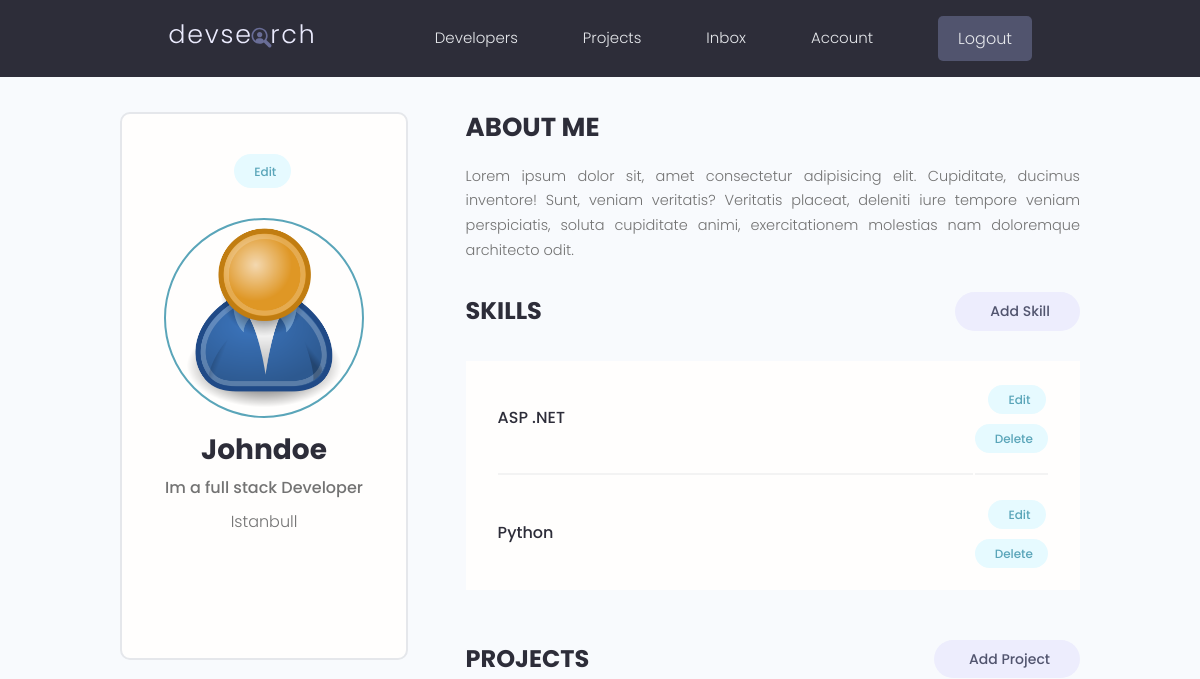
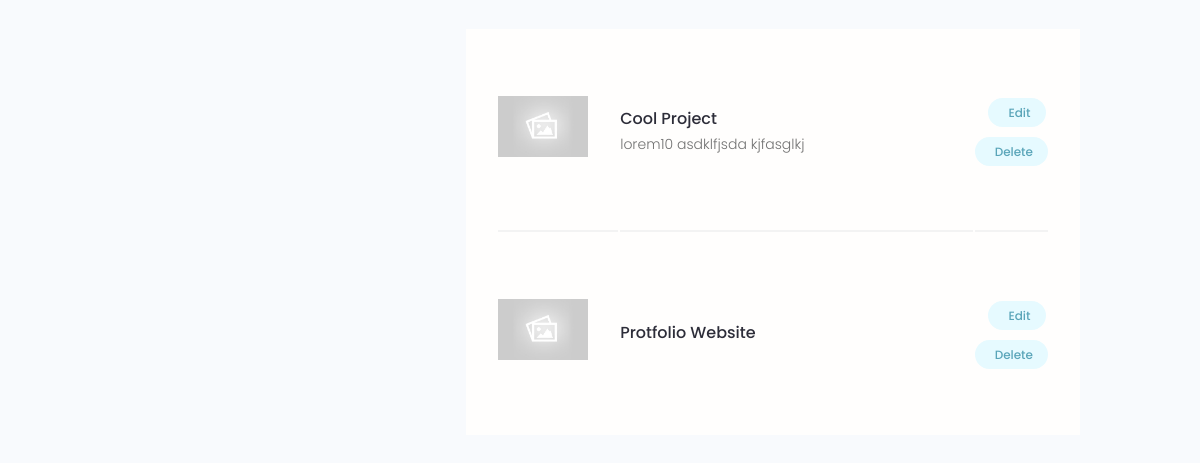
Page /account/ (signed in) on the earlier database version (2 pictures, top to bottom).
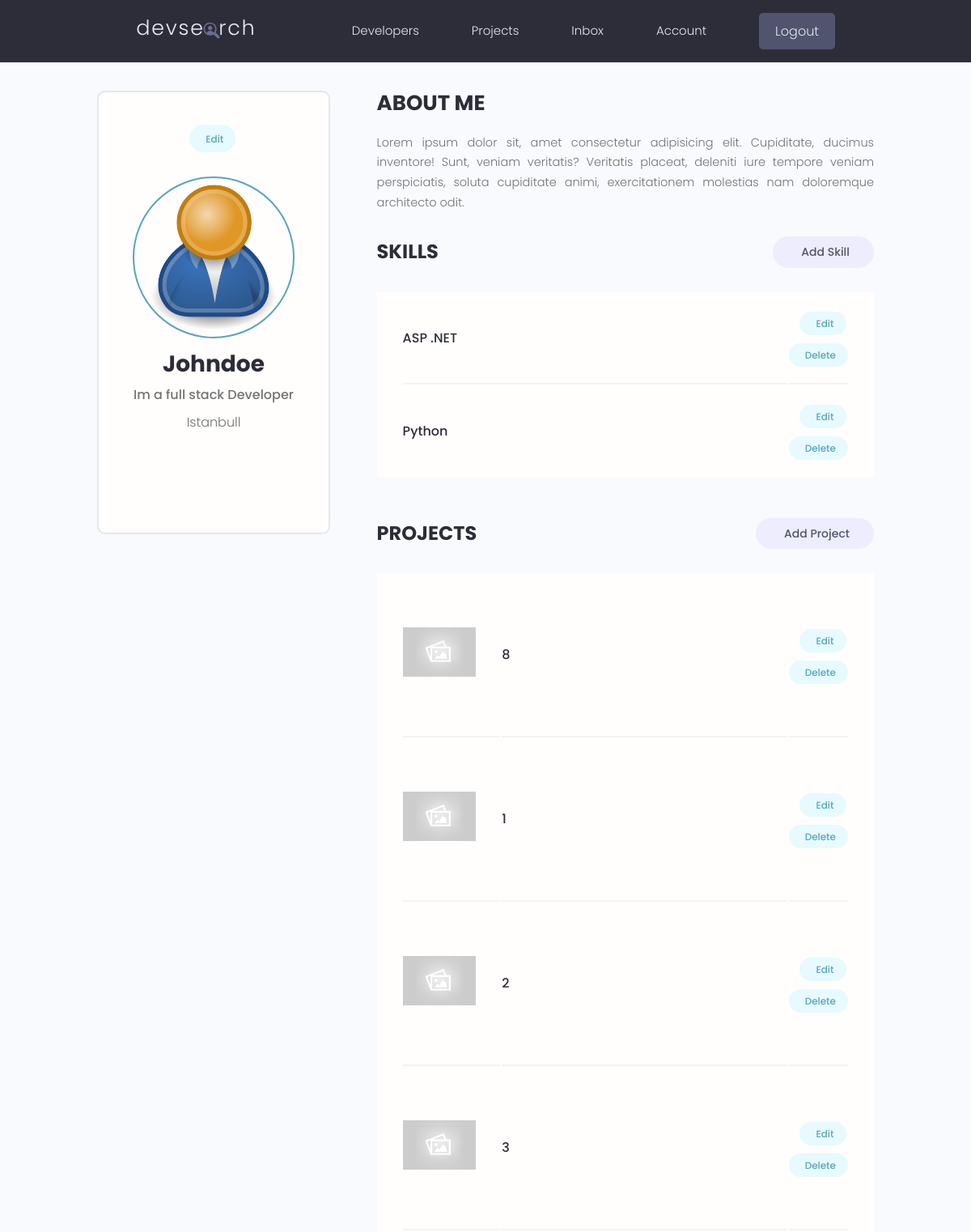
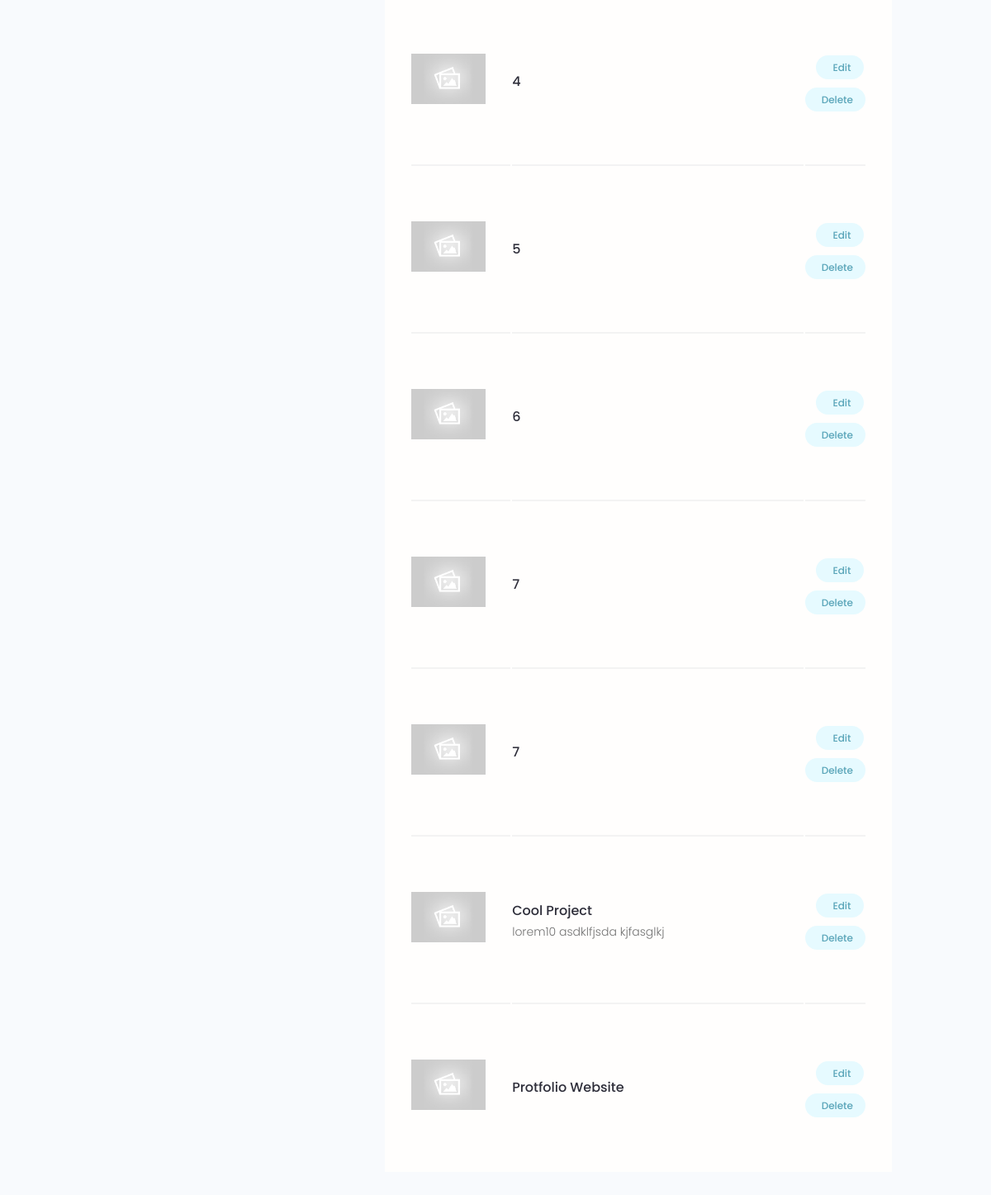
Same page on the later database version (2 pictures, top to bottom).
### users/models.py (models this page shows, shortened)
class Skill(models.Model):
    owner =models.ForeignKey(Profile,on_delete=models.CASCADE,null=True)
    name=models.CharField(max_length=200,blank=True,null=True)
    description=models.TextField(null=True,blank=True)
    created=models.DateTimeField(auto_now_add=True)
    id = models.UUIDField(default=uuid.uuid4,unique=True,primary_key=True,editable=False)

### projects/models.py (models this page shows, shortened)
class Project(models.Model):
    owner=models.ForeignKey(Profile, null=True,blank=True,on_delete=models.SET_NULL)
    title = models.CharField(max_length=200)
    description=models.TextField(null=True,blank=True)
    featured_image =models.ImageField(null=True,blank=True,default="default.jpg")
    demo_link=models.CharField(max_length=2000,null=True,blank=True)
    source_link=models.CharField(max_length=2000,null=True,blank=True)
    tags=models.ManyToManyField('Tag',blank=True)
    vote_total=models.IntegerField(default=0,null=True,blank=True)
    vote_ratio=models.IntegerField(default=0,null=True,blank=True)
    create=models.DateField(auto_now_add=True)
    id = models.UUIDField(default=uuid.uuid4,unique=True,primary_key=True,editable=False)
    class Meta:
        ordering=['-vote_ratio', '-vote_total', 'title']

### users/views.py (the view)
# urls.py: path('account/',views.userAccount, name='account'),
@login_required(login_url='login')
def userAccount(request):
    profile=request.user.profile
    skills=profile.skill_set.all()
    projects=profile.project_set.all()
    context={'profile':profile,'skills':skills,'projects':projects}
    return render(request,'users/account.html',context)

### users/templates/users/account.html (shortened to what this page needs)
{% extends 'main.html' %}
{% block content %}
  <main class="settingsPage profile my-md">
    <div class="container">
      <div class="layout">
        <div class="column column--1of3">
          <div class="card text-center">
            <div class="card__body dev">
              <a class="tag tag--pill tag--main settings__btn" href="{% url 'edit-account' %}"> Edit</a>
              <img class="avatar avatar--xl dev__avatar" src="{{profile.profile_image.url}}" />
              <h2 class="dev__name">{{profile.name}}</h2>
              <p class="dev__title">{{profile.short_intro}}</p>
              <p class="dev__location">{{profile.location}}</p>
              <ul class="dev__social">
              </ul>
            </div>
          </div>
        </div>
        <div class="column column--2of3">
          <div class="devInfo">
            <h3 class="devInfo__title">About Me</h3>
            <p class="devInfo__about">
              {{profile.bio}}
            </p>
          </div>
          <div class="settings">
            <h3 class="settings__title">Skills</h3>
            <a class="tag tag--pill tag--sub settings__btn tag--lg" href="{% url 'create-skill' %}"> Add Skill</a>
          </div>
          <table class="settings__table">
            {% for skill in skills %}
            <tr>
              <td class="settings__tableInfo">
                <h4>{{skill.name}}</h4>
              </td>
              <td class="settings__tableActions">
                <a class="tag tag--pill tag--main settings__btn" href="{% url 'update-skill' skill.id %}"> Edit</a>
                <a class="tag tag--pill tag--main settings__btn" href="{% url 'delete-skill' skill.id %}?next=/account">
                  Delete</a>
              </td>
            </tr>
            {% endfor %}
          </table>
          <div class="settings">
            <h3 class="settings__title">Projects</h3>
            <a class="tag tag--pill tag--sub settings__btn tag--lg" href="{% url 'create-project' %}"> Add Project</a>
          </div>
          <table class="settings__table">
            {% for project in projects %}
            <tr>
              <td class="settings__thumbnail">
                <a href="{% url 'project' project.id %}"><img src="{{project.featured_image.url}}" alt="Project Thumbnail" /></a>
              </td>
              <td class="settings__tableInfo">
                <a href="{% url 'project' project.id %}">{{project.title}}</a>
                <p>
                  {{project.description|slice:"150"}}
                </p>
              </td>
              <td class="settings__tableActions">
                <a class="tag tag--pill tag--main settings__btn" href="{% url 'update-project' project.id %}"> Edit</a>
                <a class="tag tag--pill tag--main settings__btn" href="{% url 'delete-project' project.id %}?next=/account">
                  Delete</a>
              </td>
            </tr>
            {% endfor %}
          </table>
        </div>
      </div>
    </div>
  </main>
{% endblock %}

Differences in the rows shown:
added Project: featured_image (placeholder picture), title "8"
added Project: featured_image (placeholder picture), title "1"
added Project: featured_image (placeholder picture), title "2"
added Project: featured_image (placeholder picture), title "3"
added Project: featured_image (placeholder picture), title "4"
added Project: featured_image (placeholder picture), title "5"
added Project: featured_image (placeholder picture), title "6"
added Project: featured_image (placeholder picture), title "7"
added Project: featured_image (placeholder picture), title "7"
